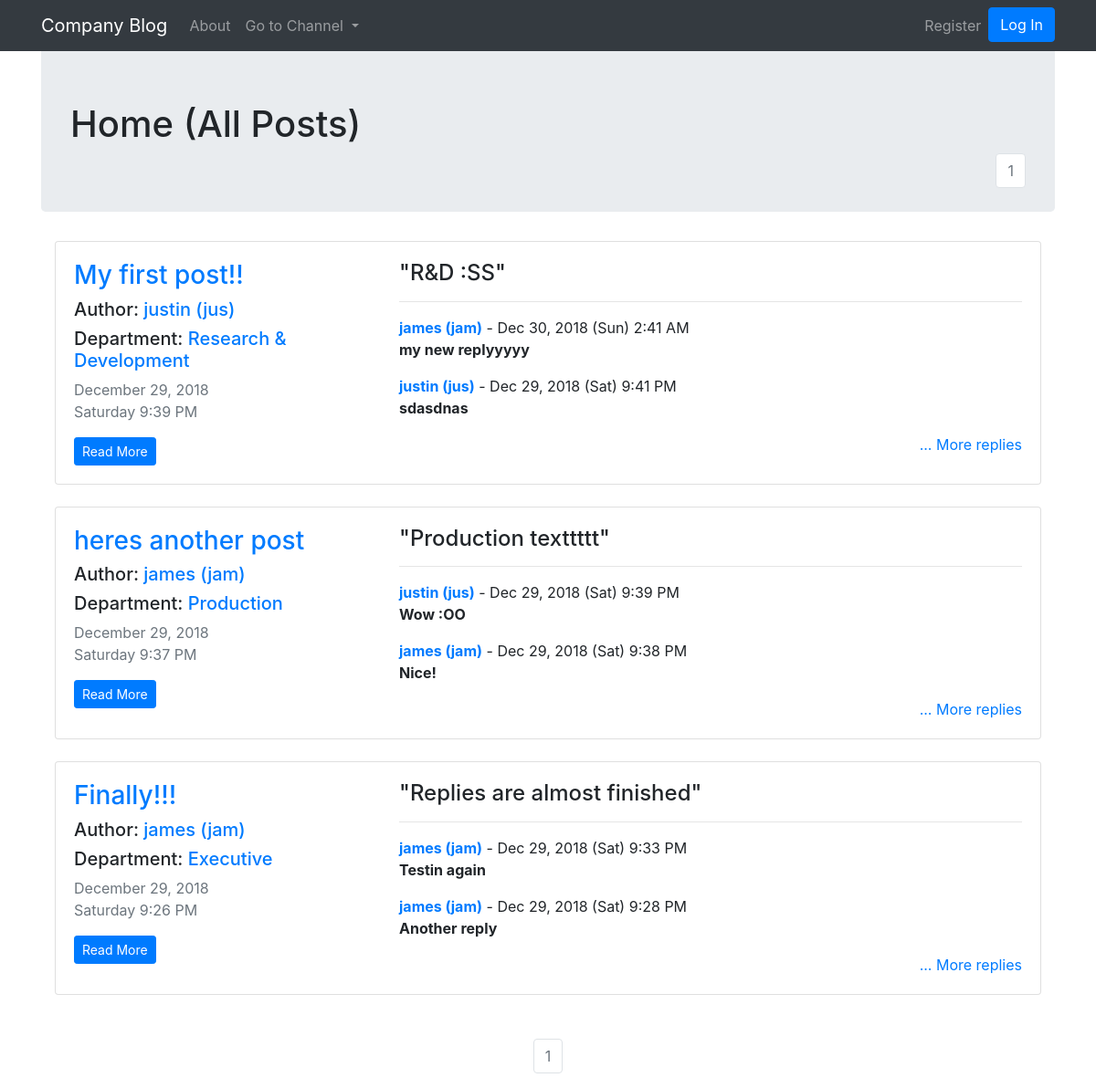
Before: / with the older database file.
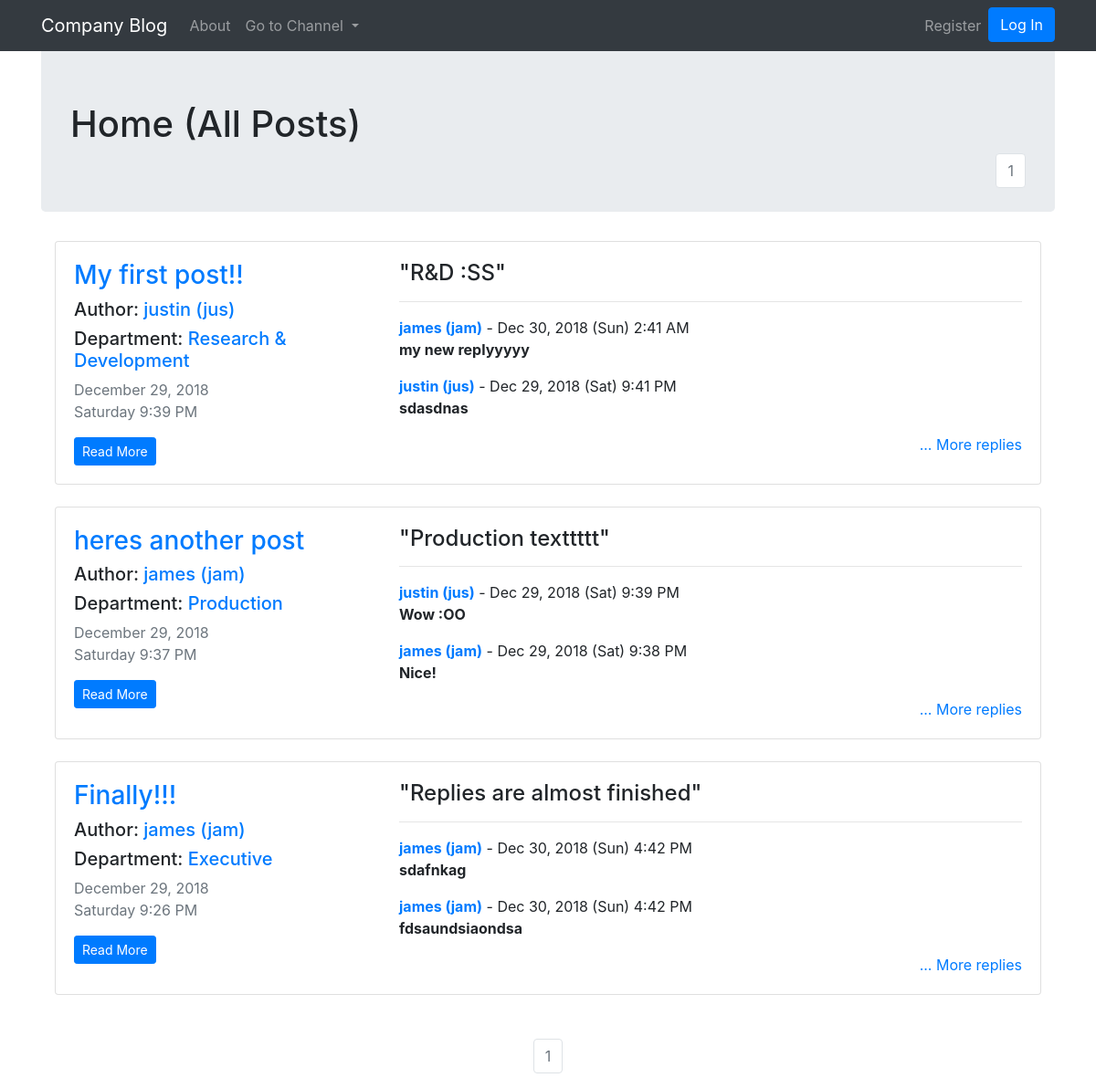
After: the same page with the newer database file.
### blogApp/models.py (models this page shows, shortened)
class Post(db.Model):
    __tablename__ = 'posts'
    users = db.relationship(User)
    id = db.Column(db.Integer, primary_key=True)
    user_id = db.Column(db.Integer, db.ForeignKey('users.id'), nullable=False)
    date = db.Column(db.DateTime, nullable=False, default = datetime.utcnow)
    title = db.Column(db.String(128), nullable=False)
    department = db.Column(db.String(128))
    text = db.Column(db.Text, nullable=False)
    replies = db.relationship('Reply', backref='parent_post', lazy=True)

class User(db.Model, UserMixin):
    __tablename__ = 'users'
    id = db.Column(db.Integer, primary_key = True)
    email = db.Column(db.String(64), unique=True, index=True)
    username = db.Column(db.String(64), unique=True, index=True)
    position = db.Column(db.String(64), index=True)
    password_hash = db.Column(db.String(128))
    posts = db.relationship('Post', backref='author', lazy=True)
    replies = db.relationship('Reply', backref='replier', lazy=True)

class Reply(db.Model):
    posts = db.relationship(Post)
    id = db.Column(db.Integer, primary_key=True)
    post_id = db.Column(db.Integer, db.ForeignKey('posts.id'), nullable=False)
    user_id = db.Column(db.Integer, db.ForeignKey('users.id'), nullable=False)
    date = db.Column(db.DateTime, nullable=False, default = datetime.utcnow)
    text = db.Column(db.Text, nullable=False)

### blogApp/core/views.py (the view)
@core.route('/')
def index():
	page = request.args.get('page', 1, type=int)
	posts = Post.query.order_by(Post.date.desc()).paginate(page=page, per_page=6)
	replies = Reply.query.order_by(Reply.date.desc())
	return render_template('index.html', posts=posts, replies=replies)

### blogApp/__init__.py (called while the page is built)
@app.context_processor
def inject_departments():
	departments = NewPostForm.departments
	return dict(departments=departments)

@app.context_processor
def inject_current_user():
	return dict(current_user=current_user)

### blogApp/templates/index.html (shortened to what this page needs)
{% extends "base.html" %}
{% block content %}
<div class="jumbotron">
	<h1>Home (All Posts)</h1>
	<nav aria-label="Page navigation example" style="float: right;">
		<ul class="pagination justify-content-center">
			{% for page_num in posts.iter_pages(left_edge=1, right_edge=1, left_current=1, right_current=2) %}
			{% if posts.page == page_num %}
			<li class="page-item disabled">
				<a class="page-link" href="{{ url_for('core.index', page=page_num) }}">{{ page_num }}</a></li>
			{% else %}
			<li class="page-item"><a class="page-link" href="{{ url_for('core.index', page=page_num) }}">{{ page_num }}</a></li>
			{% endif %}
			{% endfor %}
		</ul>
	</nav>
</div>
<div class="container">
	{% for item in posts.items %}
	<div class="card " >
		<div class="card-body row">
			<div class="col-md-4">
				<h3><a class="card-title" href="  {{ url_for('posts.view_post', post_id=item.id) }}">{{ item.title }}</a></h3>
				<h5>Author: <a href="{{ url_for('users.user_posts', username=item.author.username) }}">{{ item.author.username }} ({{item.author.position}})</a></h5>
				{% set dep = item.department %}
				<h5>Department: <a href="{{ url_for('core.department', department=dep) }}">{{ dep }}</a></h5>
				<p class="text-muted">
				    {{ item.date.strftime(' %B %d, %Y') }}<br>
				    {{ item.date.strftime('%A %-I:%M %p') }}
				</p>
				<a href="{{ url_for('posts.view_post', post_id=item.id) }}" class="btn btn-primary btn-sm">Read More</a>
			</div>
			<div class="col-md-8">
				{% if item.text|length < 100 %}
				<h4 class="card-text">"{{ item.text }}"</h4>
				{% else %}
				<h4 class="card-text">"{{ item.text[:100] }}..."</h4>
				{% endif %}
				<hr>
				{% set count = [0] %}
				{% for reply in replies %}
					{% if count[0] < 2 and reply.parent_post.id == item.id %}
						<p>
							<a href="{{ url_for('users.user_posts', username=reply.replier.username) }}"><b>{{reply.replier.username}} ({{reply.replier.position}})</b></a> -
							{{ reply.date.strftime('%b %d, %Y (%a) %-I:%M %p') }}
							<br>
							<b>{{reply.text}}</b>
						</p>
					{% endif %}
				{% endfor %}
				<div align="right">
					<a href="{{ url_for('posts.view_post', post_id=item.id) }}">... More replies</a>
				</div>
			</div>
		</div>
	</div>
	<br>
	{% endfor %}
</div>
<br>
<nav aria-label="Page navigation example"">
	<ul class="pagination justify-content-center">
		{% for page_num in posts.iter_pages(left_edge=1, right_edge=1, left_current=1, right_current=2) %}
		{% if posts.page == page_num %}
		<li class="page-item disabled">
			<a class="page-link" href="{{ url_for('core.index', page=page_num) }}">{{ page_num }}</a></li>
		{% else %}
		<li class="page-item"><a class="page-link" href="{{ url_for('core.index', page=page_num) }}">{{ page_num }}</a></li>
		{% endif %}
		{% endfor %}
	</ul>
</nav>
{% endblock %}

### blogApp/templates/base.html (shortened to what this page needs)
<!DOCTYPE html>
<html>
<head>
	<link rel="stylesheet" href="https://stackpath.bootstrapcdn.com/bootstrap/4.1.3/css/bootstrap.min.css">
</head>
<body>
	<nav class="navbar fixed-top navbar-expand-lg navbar-dark bg-dark">
		<div class="container">
		<a class="navbar-brand" href="{{ url_for('core.index') }}">Company Blog</a>
		<div class="collapse navbar-collapse" id="navbarSupportedContent">
			<ul class="navbar-nav mr-auto">
				<li class="nav-item">
					<a class="nav-link" href="{{ url_for('core.about') }}">About</a>
				</li>
				<li class="nav-item dropdown">
					<a class="nav-link dropdown-toggle" href="#" id="navbarDropdown" role="button" data-toggle="dropdown" aria-haspopup="true" aria-expanded="false">
						Go to Channel
					</a>
				</li>
			</ul>
			<ul class="navbar-nav ml-auto">
				{% if current_user.is_authenticated %}
				<li class="nav-item">
					<div style="margin-right: 8px; margin-top: 3px;">
						<a class="btn btn-secondary btn-sm" href="{{ url_for('users.account') }}"> {{current_user.username}}</a>
					</div>
				</li>
				<li class="nav-item">
					<div align="right" style="margin-right: 8px; margin-top: 3px;">
						<a class="btn btn-primary btn-sm" href="{{ url_for('posts.create_post') }}">Create Post</a>
					</div>
				</li>
				{% else %}
				<li class="nav-item">
					<a class="nav-link" href="{{ url_for('users.register') }}">Register</a>
				</li>
				<li class="nav-item">
					<a class="btn btn-primary" href="{{ url_for('users.login') }}">Log In</a>
				</li>
				{% endif %}
			</ul>
			</div>
		</nav>
		<br>
		<br>
		<div class="container">
			{% block content %}
			{% endblock %}
		</div>
	</body>
	</html>

Changed rows visible on the page:
computed for Post "Finally!!!": loses Reply (replier.username "james", replier.position "jam", date "Dec 29, 2018 (Sat) 9:33 PM", text "Testin again"); loses Reply (replier.username "james", replier.position "jam", date "Dec 29, 2018 (Sat) 9:28 PM", text "Another reply")
added Reply: replier.username "james", replier.position "jam", date "Dec 30, 2018 (Sun) 4:42 PM", text "sdafnkag", shown under Post "Finally!!!"
added Reply: replier.username "james", replier.position "jam", date "Dec 30, 2018 (Sun) 4:42 PM", text "fdsaundsiaondsa", shown under Post "Finally!!!"
